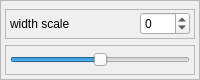
                              <widget class="QFrame" name="frame_8">
                               <property name="maximumSize">
                                <size>
                                 <width>16777215</width>
                                 <height>80</height>
                                </size>
                               </property>
                               <property name="frameShape">
                                <enum>QFrame::StyledPanel</enum>
                               </property>
                               <property name="frameShadow">
                                <enum>QFrame::Raised</enum>
                               </property>
                               <layout class="QVBoxLayout" name="verticalLayout_11">
                                <property name="leftMargin">
                                 <number>4</number>
                                </property>
                                <property name="topMargin">
                                 <number>8</number>
                                </property>
                                <property name="rightMargin">
                                 <number>4</number>
                                </property>
                                <property name="bottomMargin">
                                 <number>4</number>
                                </property>
                                <item>
                                 <widget class="QFrame" name="frame_16">
                                  <property name="minimumSize">
                                   <size>
                                    <width>0</width>
                                    <height>0</height>
                                   </size>
                                  </property>
                                  <property name="maximumSize">
                                   <size>
                                    <width>16777215</width>
                                    <height>30</height>
                                   </size>
                                  </property>
                                  <property name="frameShape">
                                   <enum>QFrame::StyledPanel</enum>
                                  </property>
                                  <property name="frameShadow">
                                   <enum>QFrame::Raised</enum>
                                  </property>
                                  <layout class="QHBoxLayout" name="horizontalLayout_9">
                                   <property name="leftMargin">
                                    <number>4</number>
                                   </property>
                                   <property name="topMargin">
                                    <number>1</number>
                                   </property>
                                   <property name="rightMargin">
                                    <number>4</number>
                                   </property>
                                   <property name="bottomMargin">
                                    <number>1</number>
                                   </property>
                                   <item>
                                    <widget class="QLabel" name="label_15">
                                     <property name="text">
                                      <string>width scale</string>
                                     </property>
                                    </widget>
                                   </item>
                                   <item>
                                    <widget class="QSpinBox" name="imgWidthSpinbox">
                                     <property name="maximumSize">
                                      <size>
                                       <width>50</width>
                                       <height>16777215</height>
                                      </size>
                                     </property>
                                     <property name="minimum">
                                      <number>-100</number>
                                     </property>
                                     <property name="maximum">
                                      <number>100</number>
                                     </property>
                                    </widget>
                                   </item>
                                  </layout>
                                 </widget>
                                </item>
                                <item>
                                 <widget class="QFrame" name="frame_15">
                                  <property name="minimumSize">
                                   <size>
                                    <width>0</width>
                                    <height>0</height>
                                   </size>
                                  </property>
                                  <property name="maximumSize">
                                   <size>
                                    <width>16777215</width>
                                    <height>30</height>
                                   </size>
                                  </property>
                                  <property name="frameShape">
                                   <enum>QFrame::StyledPanel</enum>
                                  </property>
                                  <property name="frameShadow">
                                   <enum>QFrame::Raised</enum>
                                  </property>
                                  <layout class="QHBoxLayout" name="horizontalLayout_16">
                                   <property name="leftMargin">
                                    <number>4</number>
                                   </property>
                                   <property name="topMargin">
                                    <number>1</number>
                                   </property>
                                   <property name="rightMargin">
                                    <number>4</number>
                                   </property>
                                   <property name="bottomMargin">
                                    <number>1</number>
                                   </property>
                                   <item>
                                    <widget class="QSlider" name="imgWSlider">
                                     <property name="minimum">
                                      <number>-100</number>
                                     </property>
                                     <property name="maximum">
                                      <number>100</number>
                                     </property>
                                     <property name="orientation">
                                      <enum>Qt::Horizontal</enum>
                                     </property>
                                    </widget>
                                   </item>
                                  </layout>
                                 </widget>
                                </item>
                               </layout>
                              </widget>
